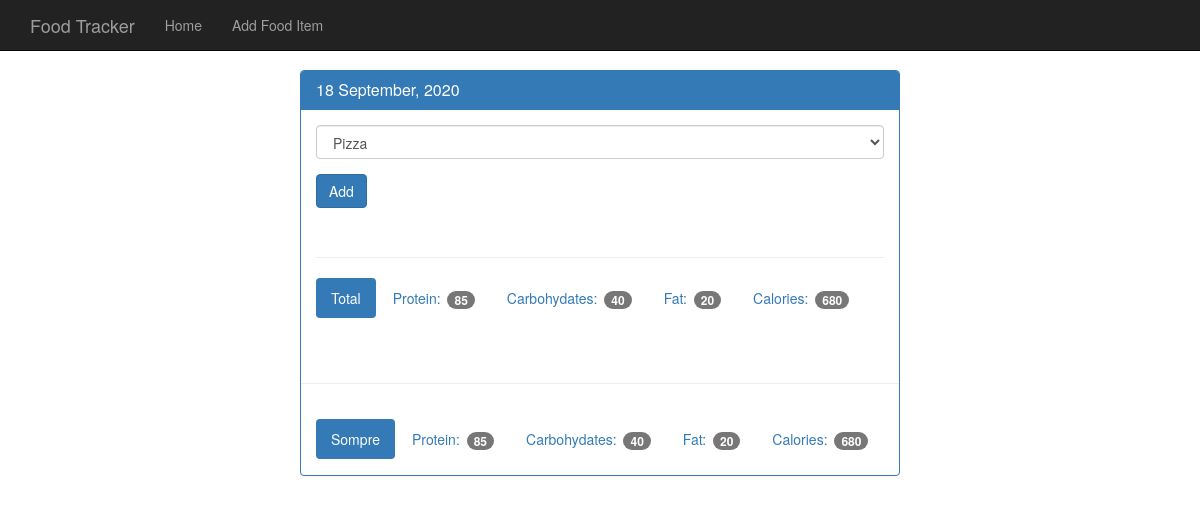
The app's page /view/20200918 with its own data.
### tables this page shows
CREATE TABLE food(
    Id INTEGER PRIMARY KEY autoincrement,
    name text not NULL,
    protien INTEGER NOT NULL,
    carbohydrate integer not null,
    fat INTEGER not null,
    calories INTEGER not null
);

### app.py (the view)
@app.route('/view/<date>', methods=['GET','POST'])
def view(date):
    db = get_db()
    cur = db.execute('select id, entry_date from log_date where entry_date = ?',[date])
    res = cur.fetchone()
    if request.method == 'POST':
        db = get_db()
        db.execute('insert into food_date (food_id, log_date_id) values(?, ?)',
                   [request.form['food-select'],
                   res['id']])
        db.commit()
    curs = db.execute('select food_id from food_date where log_date_id == ?',[res['id']])
    result = curs.fetchall()
    finals = []
    totals = {'name':0,'p':0,'c':0,'f':0,'total':0}
    for i in result:
        r = db.execute('select * from food where id = ?',[i['food_id']])
        ress = r.fetchall()
        totals['p']+=ress[0]['protien']
        totals['c']+=ress[0]['carbohydrate']
        totals['f']+=ress[0]['fat']
        totals['total']+=ress[0]['calories']
        finals.append({'name': ress[0]['name'],
                       'p':ress[0]['protien'],
                       'c':ress[0]['carbohydrate'],
                       'f': ress[0]['fat'],
                       'total':ress[0]['calories']
                       })
    disp_date = dateconv(res)
    cur = db.execute('select id, name from food')
    ress = cur.fetchall()
    return render_template('day.html',date=disp_date, food_res= ress,
                           date_food = finals,
                           total = totals, in_date=res['entry_date'])

### app.py (called while the page is built)
def dateconv(date):
    return datetime.strftime(datetime.strptime(str(date['entry_date']),
                                               "%Y%m%d"),
                             "%d %B, %Y")

def dbConnect():
    con = sql.connect('db/data.db')
    con.row_factory = sql.Row
    return con

def get_db():
    if not hasattr(g, 'sqlite3_db'):
        g.sqlite3_db = dbConnect()
    return g.sqlite3_db

@app.teardown_appcontext
def Close(error):
    if hasattr(g, 'sqlite3_db'):
        g.sqlite3_db.close()

### templates/day.html
{% extends "base.html" %}
{% block body %}
    <nav class="navbar navbar-inverse navbar-fixed-top">
      <div class="container">
        <div class="navbar-header">
          <a class="navbar-brand" href='{{url_for("index")}}'>Food Tracker</a>
        </div>
        <div id="navbar" class="navbar-collapse collapse">
          <ul class="nav navbar-nav">
            <li><a href='{{url_for("index")}}'>Home</a></li>
            <li><a href='{{url_for("food")}}'>Add Food Item</a></li>
          </ul>
        </div>
      </div>
    </nav>
    <div class="container theme-showcase col-sm-6 col-sm-offset-3" role="main">
      <div class="row">
        <div>
          <div class="panel panel-primary">
            <div class="panel-heading">
              <h3 class="panel-title">{{date}}</h3>
            </div>
            <div class="panel-body">
              <form method="POST" action="{{ url_for('view', date=in_date) }}">
                <div class="form-group">
                  <select class="form-control" name="food-select">
                    {% for food in food_res %}
                    <option value={{food.id}}>{{ food.name }}</option>
                    {% endfor %}
                  </select>
                </div>
                <button type="submit" class="btn btn-primary">Add</button>
              </form>
              <div class="page-header"></div>
              <ul class="nav nav-pills" role="tablist">
                <li class="active"><a>Total</a></li>
                <li><a>Protein: <span class="badge">{{total.p}}</span></a></li>
                <li><a>Carbohydates: <span class="badge">{{total.c}}</span></a></li>
                <li><a>Fat: <span class="badge">{{total.f}}</span></a></li>
                <li><a>Calories: <span class="badge">{{total.total}}</span></a></li>
              </ul>
            </div>
            <div class="page-header"></div>
            {% for food_item in date_food%}
            <div class="panel-body">
              <ul class="nav nav-pills" role="tablist">
                <li class="active"><a>{{food_item.name}}</a></li>
                <li><a>Protein: <span class="badge">{{food_item.p}}</span></a></li>
                <li><a>Carbohydates: <span class="badge">{{food_item.c}}</span></a></li>
                <li><a>Fat: <span class="badge">{{food_item.f}}</span></a></li>
                <li><a>Calories: <span class="badge">{{food_item.total}}</span></a></li>
              </ul>
            </div>
            {% endfor %}
          </div>
        </div>
      </div>
    </div>
    {% endblock %}

### static/theme.css (style rules this page uses)
body { padding-top: 70px; padding-bottom: 30px; }

### records on screen
food: name "Sompre", p "85", c "40", f "20", total "680"

### other values on screen
{{ date }} "18 September, 2020"
{{ total.p }} "85"
{{ total.c }} "40"
{{ total.f }} "20"
{{ total.total }} "680"
form field food-select "Pizza"
